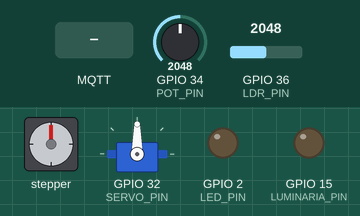
This sketch was run on a simulated ESP32. On the bench: stepper motor, servo, output pins drawn as LEDs (lit = HIGH). Wiring (inferred from the names in the program): stepper motor (2048 steps per turn assumed): coils GPIO 33, GPIO 25, GPIO 26, GPIO 27. The inputs (shaded band) are chosen by the test bench; at power-on: GPIO 34 (POT_PIN) = 2048, GPIO 36 (LDR_PIN) = 2048. WiFi joins after 1.5 s; servers stay silent unless stated; no MQTT or app messages arrive unless stated; what the sketch prints to the serial monitor is not drawn.

Above: at 2.7 s.
2.8 s: MQTT message "control/rgb" arrives on the second subscribed topic
At 4.0 s:
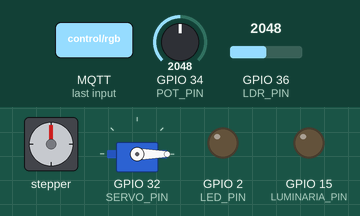
5.0 s: MQTT message "1" arrives on the second subscribed topic
At 6.7 s:
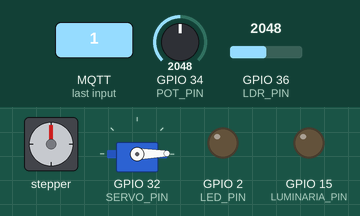
Timing chart, 0 to 8.2 s (numbered marks = the images above; inputs shaded):
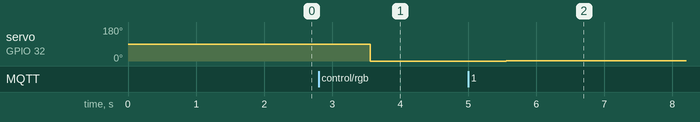

The sketch:

4Topics.ino
```cpp
#include <WiFi.h>
#include <PubSubClient.h>
#include <Servo.h>

// WiFi y MQTT
const char* ssid = ".a";
const char* password = "ernesto12345678";
const char* mqtt_server = "broker.emqx.io";

WiFiClient esp32Client;
PubSubClient mqttClient(esp32Client);

// Pines para dispositivos
const int LED_PIN = 2;               // LED
const int RGB_R_PIN = 27;            // Rojo LED RGB
const int RGB_G_PIN = 26;            // Verde LED RGB
const int RGB_B_PIN = 25;            // Azul LED RGB
const int LDR_PIN = 36;              // Fotoresistencia
const int POT_PIN = 34;              // Resistencia variable (potenciómetro)
Servo servoMotor;                    // Objeto Servo
const int SERVO_PIN = 32;            // Servo motor
const int STEP_PINS[] = {33, 25, 26, 27}; // Motor paso a paso
const int LUMINARIA_PIN = 15;        // Luminaria

// Inicialización WiFi
void wifiInit() {
    WiFi.begin(ssid, password);
    while (WiFi.status() != WL_CONNECTED) {
        delay(500);
        Serial.print(".");
    }
    Serial.println("\nConectado a WiFi");
}

// Manejo de mensajes MQTT
void callback(char* topic, byte* payload, unsigned int length) {
    String command = "";
    for (int i = 0; i < length; i++) {
        command += (char)payload[i];
    }

    // Control LED RGB
    if (String(topic) == "control/rgb") {
        int r = command.substring(0, 3).toInt();
        int g = command.substring(4, 7).toInt();
        int b = command.substring(8, 11).toInt();
        analogWrite(RGB_R_PIN, r);
        analogWrite(RGB_G_PIN, g);
        analogWrite(RGB_B_PIN, b);

        // Publicar estado actual del RGB
        String status = String(r) + "," + String(g) + "," + String(b);
        mqttClient.publish("status/rgb", status.c_str());
    }
    // Control del servo motor
    else if (String(topic) == "control/servo") {
        int angle = command.toInt();
        servoMotor.write(angle);

        // Publicar ángulo actual del servo
        mqttClient.publish("status/servo", String(angle).c_str());
    }
    // Control del motor paso a paso
    else if (String(topic) == "control/stepper") {
        int steps = command.toInt();
        moveStepper(steps);

        // Publicar pasos ejecutados
        mqttClient.publish("status/stepper", String(steps).c_str());
    }
    // Control manual de la luminaria
    else if (String(topic) == "control/luminaria") {
        digitalWrite(LUMINARIA_PIN, command == "ON" ? HIGH : LOW);

        // Publicar estado actual de la luminaria
        mqttClient.publish("status/luminaria", command.c_str());
    }
}

// Reconexión al broker MQTT
void reconnect() {
    while (!mqttClient.connected()) {
        Serial.print("Conectando al broker MQTT...");
        if (mqttClient.connect("ESP32Client")) {
            Serial.println("Conectado");

            // Suscripciones
            mqttClient.subscribe("control/rgb");
            mqttClient.subscribe("control/servo");
            mqttClient.subscribe("control/stepper");
            mqttClient.subscribe("control/luminaria");
        } else {
            Serial.print("Fallo, rc=");
            Serial.println(mqttClient.state());
            delay(5000);
        }
    }
}

// Mover motor paso a paso
void moveStepper(int steps) {
    for (int i = 0; i < steps; i++) {
        for (int j = 0; j < 4; j++) {
            digitalWrite(STEP_PINS[j], (i & (1 << j)) ? HIGH : LOW);
            delay(2);
        }
    }
}

void setup() {
    Serial.begin(115200);

    // Configuración de pines
    pinMode(LED_PIN, OUTPUT);
    pinMode(RGB_R_PIN, OUTPUT);
    pinMode(RGB_G_PIN, OUTPUT);
    pinMode(RGB_B_PIN, OUTPUT);
    pinMode(LDR_PIN, INPUT);
    pinMode(POT_PIN, INPUT);
    pinMode(LUMINARIA_PIN, OUTPUT);

    for (int i = 0; i < 4; i++) {
        pinMode(STEP_PINS[i], OUTPUT);
    }

    servoMotor.attach(SERVO_PIN);

    // Inicializar WiFi y MQTT
    wifiInit();
    mqttClient.setServer(mqtt_server, 1883);
    mqttClient.setCallback(callback);
}

void loop() {
    if (!mqttClient.connected()) {
        reconnect();
    }
    mqttClient.loop();

    // Publicar datos del LDR
    int lightLevel = analogRead(LDR_PIN);
    mqttClient.publish("sensor/light", String(lightLevel).c_str());

    // Publicar datos del potenciómetro
    int potValue = analogRead(POT_PIN);
    mqttClient.publish("sensor/pot", String(potValue).c_str());

    delay(2000); // Publicar cada 2 segundos
}
```

Measured:
- after the input at 2.8 s, servo on GPIO 32 (SERVO_PIN): 90° → 0° after 0.76 s
- after the input at 5.0 s, servo on GPIO 32 (SERVO_PIN): 0° → 1° after 0.56 s
